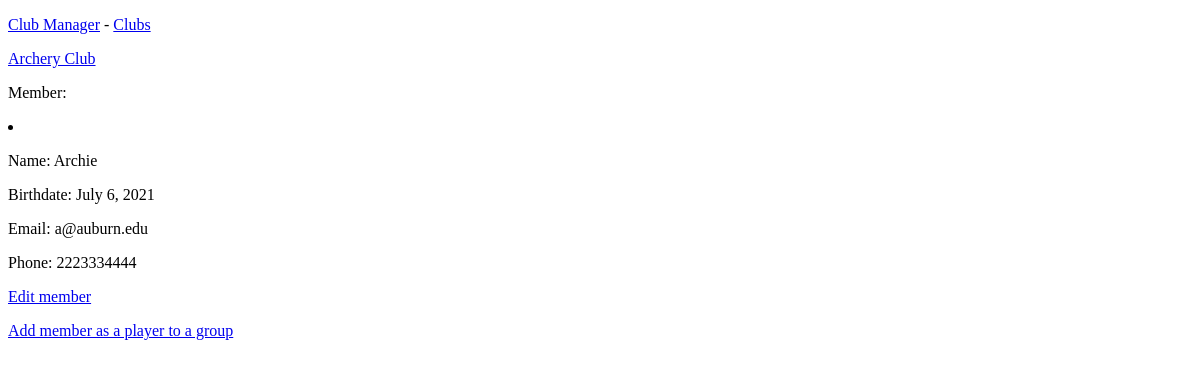
/club_manager/clubs/member/4, run on an earlier commit of the app's database.
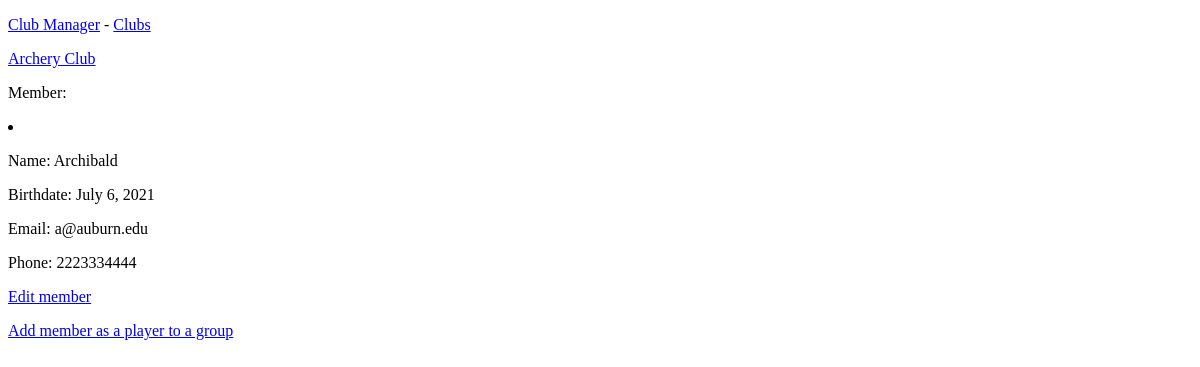
And on a later commit of the database.
### club_manager/models.py (models this page shows, shortened)
class Member(models.Model):
    club = models.ForeignKey(Club, on_delete=models.CASCADE)
    name = models.CharField(max_length=100)
    birthdate = models.DateField('birth date')
    email = models.CharField(max_length=100)
    phone = models.IntegerField()

### club_manager/views.py (the view)
# urls.py: path('clubs/member/<int:member_id>', views.member, name='member'),
def member(request, member_id):
    member = Member.objects.get(id=member_id)
    club = member.club
    context = {'club': club, 'member': member}
    return render(request, 'club_manager/member.html', context)

### club_manager/models.py (called while the page is built)
    def __str__(self):
        return self.club_name

### club_manager/templates/club_manager/member.html (shortened to what this page needs)
{% extends "club_manager/base.html" %}
    {% block content %}
        <p><a href="{% url 'club_manager:club' club.id %}">{{ club }}</a></p>
        <p>Member:
            <li>
            <p>Name: {{ member.name }}</p>
            <p>Birthdate: {{ member.birthdate }}</p>
            <p>Email: {{ member.email }}</p>
            <p>Phone: {{ member.phone }}</p>
            </li>
        </p>
        <p>
            <a href="{% url 'club_manager:edit_member' member.id %}">Edit member</a>
        </p>
        <p>
            <a href="{% url 'club_manager:add_player' member.id %}">Add member as a player to a group</a>
        </p>
    {% endblock content %}

What changed in the data, as far as the page shows it:
changed Member "a@auburn.edu": name "Archie" → "Archibald"
